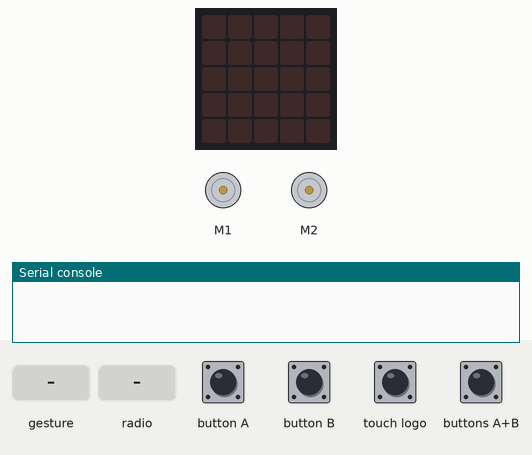
This program was run on a simulated BBC micro:bit (MakeCode). Parts: the board's 5×5 LED display, 2 × DC motor (green arrow = forward, orange = backward, longer = faster), the last lines printed to the serial console. The inputs (shaded band) are chosen by the test bench. No radio messages arrive unless stated (any console line starting 'radio sent:' is added by the test bench); a tilt is held for 1.5 s and a shake lasts 1 s, then the board lies face up again.

Above: at 1.2 s.
1.3 s: button A pressed for 0.15 s
At 2.1 s:
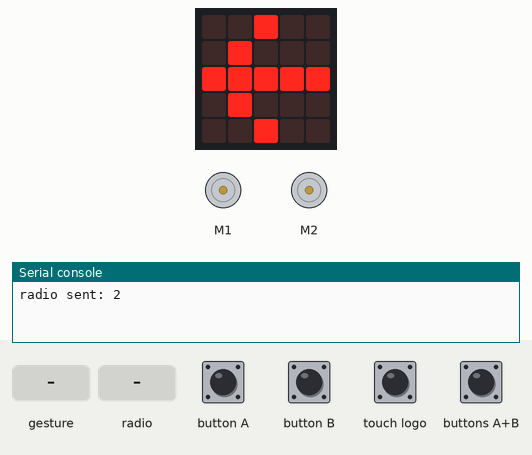
2.9 s: button B pressed for 0.15 s
At 3.5 s:
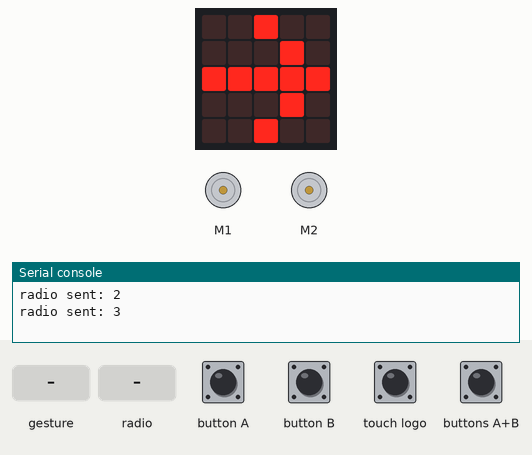
4.5 s: touch logo pressed for 0.15 s
At 4.9 s:
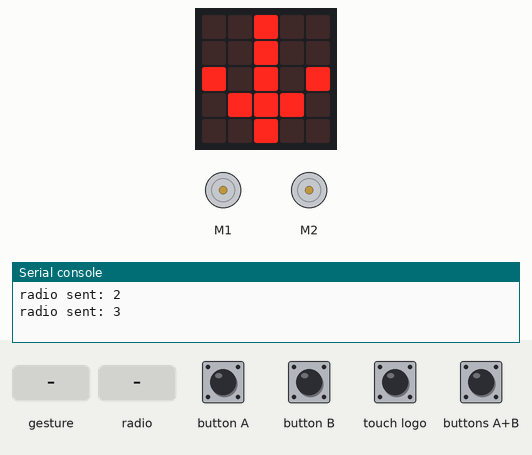
6.1 s: buttons A+B pressed for 0.15 s
At 6.8 s:
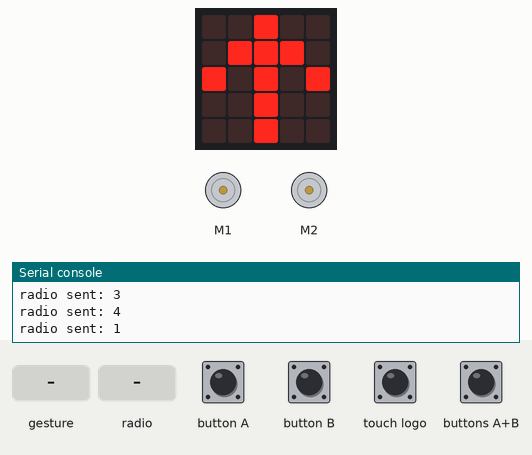
7.7 s: gesture 'screen down'
At 8.3 s:
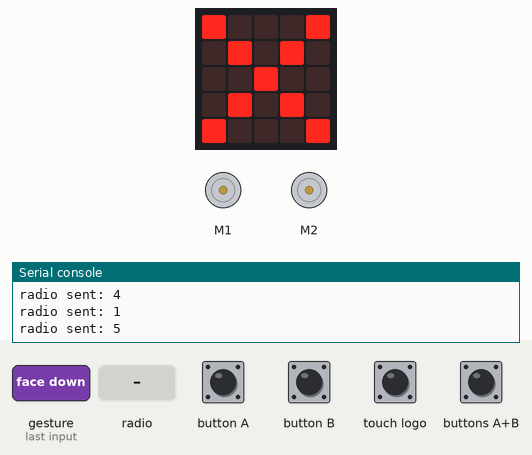
9.3 s: radio message "1" arrives
At 10.4 s:
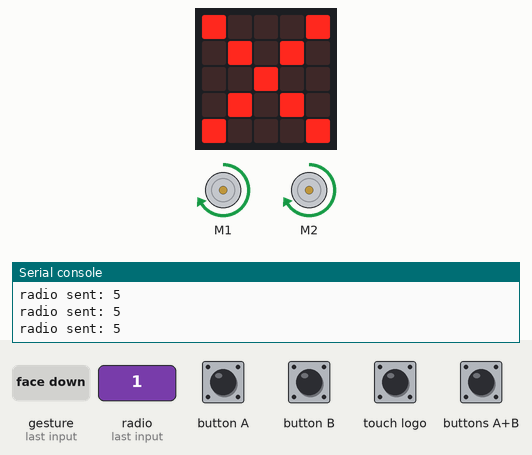
Timing chart, 0 to 11.8 s (numbered marks = the images above; inputs shaded):
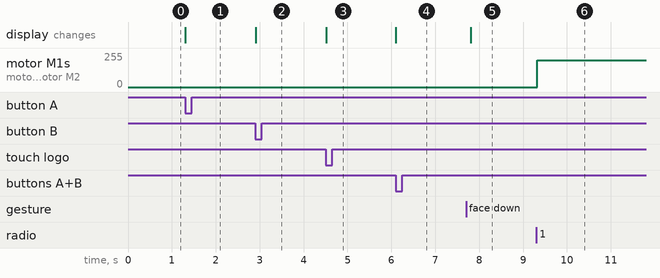

The program:

main.ts
```typescript
radio.onReceivedNumber(function (receivedNumber) {
    if (receivedNumber == 1) {
        Kitronik_Robotics_Board.motorOn(Kitronik_Robotics_Board.Motors.Motor1, Kitronik_Robotics_Board.MotorDirection.Forward, 78)
        Kitronik_Robotics_Board.motorOn(Kitronik_Robotics_Board.Motors.Motor2, Kitronik_Robotics_Board.MotorDirection.Forward, 78)
    } else if (receivedNumber == 2) {
        Kitronik_Robotics_Board.motorOn(Kitronik_Robotics_Board.Motors.Motor1, Kitronik_Robotics_Board.MotorDirection.Forward, 100)
        Kitronik_Robotics_Board.motorOn(Kitronik_Robotics_Board.Motors.Motor2, Kitronik_Robotics_Board.MotorDirection.Reverse, 100)
    } else if (receivedNumber == 3) {
        Kitronik_Robotics_Board.motorOn(Kitronik_Robotics_Board.Motors.Motor1, Kitronik_Robotics_Board.MotorDirection.Reverse, 100)
        Kitronik_Robotics_Board.motorOn(Kitronik_Robotics_Board.Motors.Motor2, Kitronik_Robotics_Board.MotorDirection.Forward, 100)
    } else if (receivedNumber == 4) {
        Kitronik_Robotics_Board.motorOn(Kitronik_Robotics_Board.Motors.Motor1, Kitronik_Robotics_Board.MotorDirection.Reverse, 75)
        Kitronik_Robotics_Board.motorOn(Kitronik_Robotics_Board.Motors.Motor2, Kitronik_Robotics_Board.MotorDirection.Reverse, 75)
    } else if (receivedNumber == 5) {
        Kitronik_Robotics_Board.motorOff(Kitronik_Robotics_Board.Motors.Motor1)
        Kitronik_Robotics_Board.motorOff(Kitronik_Robotics_Board.Motors.Motor2)
    }
})
radio.setGroup(169)
basic.forever(function () {
    if (input.buttonIsPressed(Button.AB)) {
        basic.showLeds(`
            . . # . .
            . # # # .
            # . # . #
            . . # . .
            . . # . .
            `)
        radio.sendNumber(1)
    } else if (input.buttonIsPressed(Button.A)) {
        basic.showLeds(`
            . . # . .
            . # . . .
            # # # # #
            . # . . .
            . . # . .
            `)
        radio.sendNumber(2)
    } else if (input.buttonIsPressed(Button.B)) {
        basic.showLeds(`
            . . # . .
            . . . # .
            # # # # #
            . . . # .
            . . # . .
            `)
        radio.sendNumber(3)
    } else if (input.logoIsPressed()) {
        basic.showLeds(`
            . . # . .
            . . # . .
            # . # . #
            . # # # .
            . . # . .
            `)
        radio.sendNumber(4)
    } else if (input.isGesture(Gesture.ScreenDown)) {
        basic.showLeds(`
            # . . . #
            . # . # .
            . . # . .
            . # . # .
            # . . . #
            `)
        radio.sendNumber(5)
    } else {

    }
})
```

test.ts
```typescript
// testit kuuluvat tänne; tätä ei koota, kun tätä pakettia käytetään laajennuksena.
```

Measured:
- after the input at 1.3 s, the display: changes at once (image 1)
- after the input at 2.9 s, the display: changes at once (image 2)
- after the input at 4.5 s, the display: changes at once (image 3)
- after the input at 6.1 s, the display: changes at once (image 4)
- after the input at 7.7 s, the display: changes after 0.11 s (image 5)
- after the input at 9.3 s, motor M1, motor M2: stopped → forward 199/255 at once
